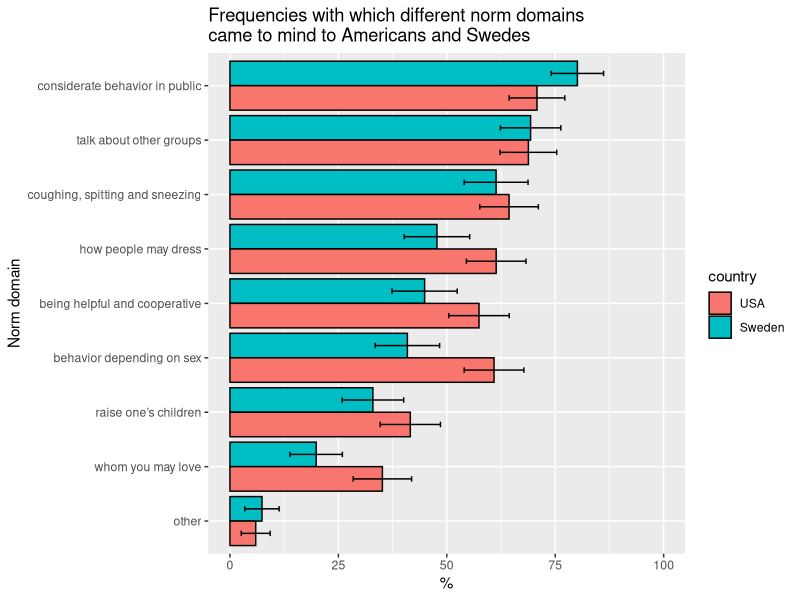
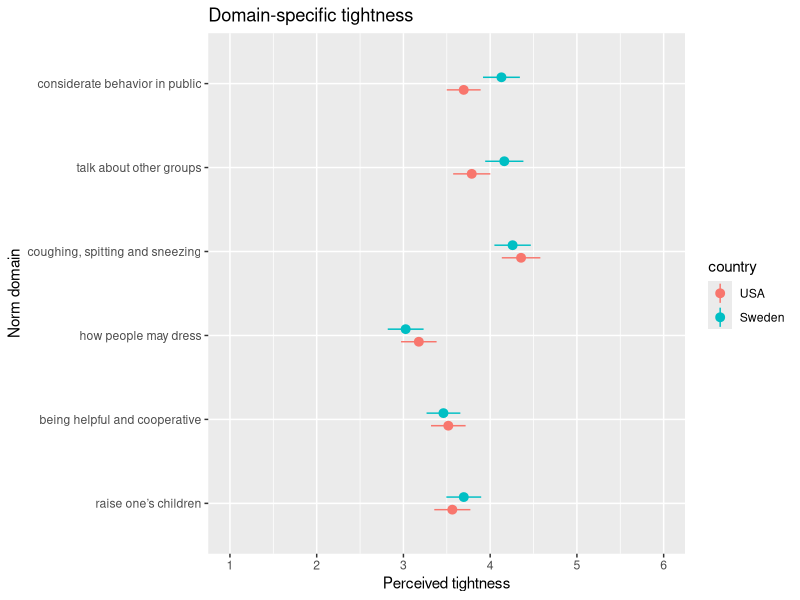
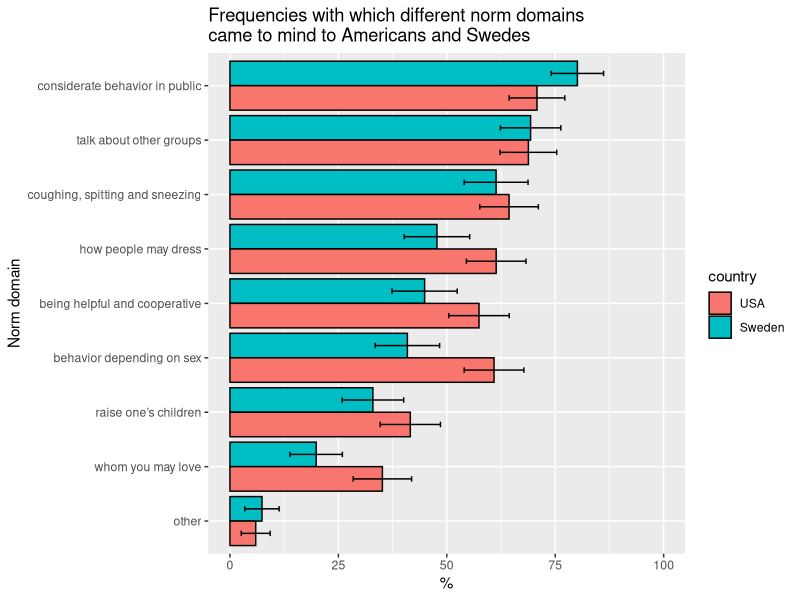
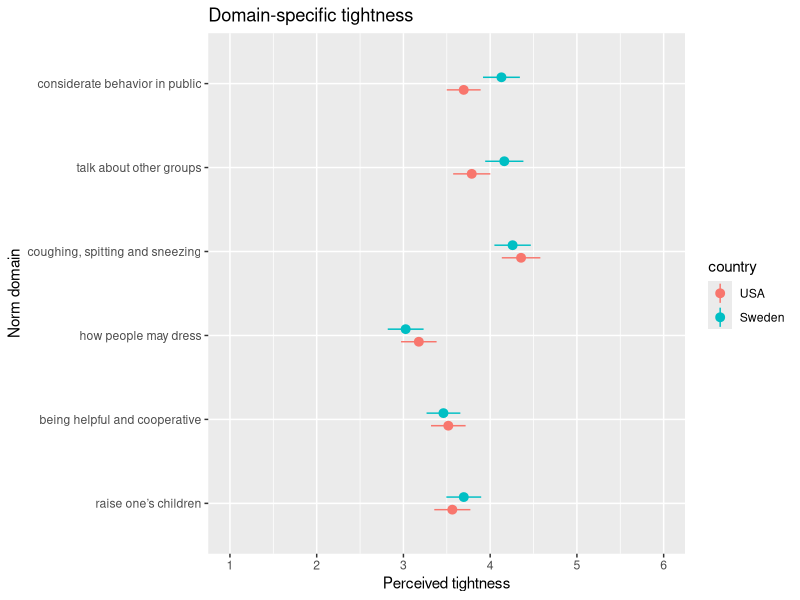

Reproduce these figures in R, in order.
## ---- chunk 1

library(tidyverse)
library(haven)

## ---- chunk 2

pilot <- read_sav("../data-raw/Tightness for different kinds of norms_US_pilot.sav")
  
us_data <- read_sav("../data-raw/Tightness for different kinds of norms_US.sav")

swe_data <- read_sav("../data-raw/Tightness for different kinds of norms_Sweden.sav")

## ---- chunk 3

# Clean pilot:
pilot <- pilot %>% 
  mutate(gender = as_factor(gender)) %>% 
  # Reverse code "freedom" item:
  mutate(freedom = as.numeric(freedom),
    freedom = case_when(
    freedom == 1 ~ 6,
    freedom == 2 ~ 5,
    freedom == 3 ~ 4,
    freedom == 4 ~ 3,
    freedom == 5 ~ 2,
    freedom == 6 ~ 1,
    TRUE ~ freedom))

# Clean US data:
us_data <- us_data %>%
  mutate(gender = as_factor(gender)) %>% 
  rename_all(~tolower(.)) %>% 
  # Remove survey previews:
  filter(status == 0) %>% 
  # Remove participants who did not provide answers to Gelfand et al.'s items:
  filter(progress != 6) %>% 
  # Reverse code "freedom" item:
  mutate(freedom = as.numeric(freedom),
    freedom = case_when(
    freedom == 1 ~ 6,
    freedom == 2 ~ 5,
    freedom == 3 ~ 4,
    freedom == 4 ~ 3,
    freedom == 5 ~ 2,
    freedom == 6 ~ 1,
    TRUE ~ freedom))

# Clean Swedish data:
swe_data <- swe_data %>%
  mutate(gender = as_factor(gender)) %>% 
  rename_all(~tolower(.)) %>% 
  # Remove survey previews:
  filter(status == 0) %>% 
  # Reverse code "freedom" item:
  mutate(freedom = as.numeric(freedom),
    freedom = case_when(
    freedom == 1 ~ 6,
    freedom == 2 ~ 5,
    freedom == 3 ~ 4,
    freedom == 4 ~ 3,
    freedom == 5 ~ 2,
    freedom == 6 ~ 1,
    TRUE ~ freedom))

## ---- chunk 4

# Pilot:

pilot <- pilot %>% 
  mutate(ind_perc_tight = rowMeans(select(., abide:compliance)))

# Country tightness:
round(mean(pilot$ind_perc_tight), 2)

# Confidence intervals:
pilot %>%
  rename_all(~tolower(.)) %>% 
  summarise(mean_tight = mean(ind_perc_tight),
            sd_tight = sd(ind_perc_tight),
            n = n_distinct(responseid),
            se_tight = sd_tight / sqrt(n),
            upper_ci = mean_tight + (2*se_tight),
            lower_ci = mean_tight - (2*se_tight)) %>% 
  mutate_all(~round(., 2))

# % of females:
pilot %>% 
  group_by(gender) %>% 
  summarise(n_resp = n_distinct(ResponseId),
            prop = n_resp / 50)

# Mean age:
mean(pilot$age)

## ---- chunk 5

# US:

us <- us_data %>% 
  mutate(ind_perc_tight = rowMeans(select(., abide:compliance)))

# Country tightness:
round(mean(us$ind_perc_tight), 2)

# Confidence intervals:
us_ci <- us %>%
  rename_all(~tolower(.)) %>% 
  summarise(mean_tight = mean(ind_perc_tight),
            sd_tight = sd(ind_perc_tight),
            n = n_distinct(responseid),
            se_tight = sd_tight / sqrt(n),
            upper_ci = mean_tight + (2*se_tight),
            lower_ci = mean_tight - (2*se_tight)) %>% 
  mutate_all(~round(., 2))

# % of females:
us %>% 
  drop_na(gender) %>% 
  group_by(gender) %>% 
  summarise(n_resp = n_distinct(responseid),
            prop = n_resp / (45+153+2))

# Mean age:
us %>% 
  drop_na(age) %>% 
  summarise(mean(age))

## ---- chunk 6

# Sweden:

swe <- swe_data %>% 
  mutate(ind_perc_tight = rowMeans(select(., abide:compliance)))

# Country tightness:
round(mean(swe$ind_perc_tight), 2)

# Confidence intervals:
swe_ci <- swe %>%
  rename_all(~tolower(.)) %>% 
  summarise(mean_tight = mean(ind_perc_tight),
            sd_tight = sd(ind_perc_tight),
            n = n_distinct(responseid),
            se_tight = sd_tight / sqrt(n),
            upper_ci = mean_tight + (2*se_tight),
            lower_ci = mean_tight - (2*se_tight)) %>% 
  mutate_all(~round(., 2))

# % of females:
swe %>% 
  drop_na(gender) %>% 
  group_by(gender) %>% 
  summarise(n_resp = n_distinct(responseid),
            prop = round(n_resp / (109+60+5), 2))

# Mean age:
swe %>% 
  drop_na(age) %>% 
  summarise(mean(age))

## ---- chunk 7

swe_ci$mean_tight - us_ci$mean_tight

# Confidence intervals of such difference:
# m1 - m2 +- z * sqrt((sd1^2)/n1 + (sd2^2)/n2)

m_swe <- swe_ci$mean_tight
m_us <- us_ci$mean_tight
sd_swe <- swe_ci$sd_tight
sd_us <- us_ci$sd_tight
n_swe <- swe_ci$n
n_us <- us_ci$n

round((m_swe - m_us) + 1.96 * sqrt((sd_swe^2)/n_swe + (sd_us^2)/n_us), 2)
round((m_swe - m_us) - 1.96 * sqrt((sd_swe^2)/n_swe + (sd_us^2)/n_us), 2)

## ---- chunk 8

pooled_data <- bind_rows(us %>% 
                           mutate(country = "USA") %>% 
                           filter(gender %in% c("Male", "Female")), 
                         swe %>% 
                           mutate(country = "Sweden") %>% 
                           filter(gender %in% c("Male", "Female"))) 

model <- lm(ind_perc_tight ~ gender + country, data = pooled_data) 

# Estimate marginal means:
emm <- emmeans::emmeans(model, ~ country) %>% 
  as.data.frame() %>% 
  mutate_at(vars(emmean:`upper.CL`), ~round(., 2))

## ---- chunk 9

# Diference between us and swe:
emm$emmean[1] - emm$emmean[2]

# Confidence intervals of such difference:
# m1 - m2 +- z * sqrt((sd1^2)/n1 + (sd2^2)/n2)

m_swe <- emm$emmean[1]
m_us <- emm$emmean[2]
sd_swe <- swe_ci$sd_tight
sd_us <- us_ci$sd_tight
n_swe <- swe_ci$n
n_us <- us_ci$n

round((m_swe - m_us) + 1.96 * sqrt((sd_swe^2)/n_swe + (sd_us^2)/n_us), 2)
round((m_swe - m_us) - 1.96 * sqrt((sd_swe^2)/n_swe + (sd_us^2)/n_us), 2)

## ---- chunk 10

level_order <- c("other", "whom you may love", "raise one’s children", "behavior depending on sex", "being helpful and cooperative", "how people may dress", "coughing, spitting and sneezing", "talk about other groups", "considerate behavior in public")

pooled_data <- bind_rows(us_data %>% 
                           mutate(country = "USA"), 
                         swe_data %>% 
                           mutate(country = "Sweden")) 

pooled_data %>%
  # Rename 
  rename(`how people may dress` = examples_4, `talk about other groups` = examples_5,
         `coughing, spitting and sneezing` = examples_6, `considerate behavior in public` = examples_7,
         `being helpful and cooperative` = examples_8, `raise one’s children` = examples_9,
         `whom you may love` = examples_10, `behavior depending on sex` = examples_11, 
         other = examples_12, comments = examples_12_text) %>% 
  select(responseid, country, `how people may dress`:other) %>%
  pivot_longer(cols = c(`how people may dress`:other),
               names_to = "norm_domain",
               values_to = "in_mind") %>% 
  mutate(in_mind = ifelse(is.na(in_mind) == TRUE, 0, in_mind)) %>%
  group_by(country, norm_domain) %>% 
  summarise(prop_in_mind = mean(in_mind)*100,
            sd_in_mind = sd(in_mind),
            n = n_distinct(responseid),
            se_in_mind = (sd_in_mind / sqrt(n))*100) %>%
  mutate(country = factor(country, level = c("USA", "Sweden")),
         norm_domain = factor(norm_domain, level = level_order)) %>% 
  ggplot(aes(x = norm_domain, y = prop_in_mind, fill = country)) +
  geom_bar(stat = "identity", color = "black", position = "dodge") +
  geom_errorbar(aes(ymin = prop_in_mind - 2*se_in_mind, ymax = prop_in_mind + 2*se_in_mind), 
                width = .2, 
                position = position_dodge(width = 0.9)) +
  scale_y_continuous(limits = c(0, 100)) +
  coord_flip() +
  labs(x = "Norm domain", y = "%") +
  ggtitle("Frequencies with which different norm domains\ncame to mind to Americans and Swedes") 

ggsave("../figures/freq-with-which-norm-domains-come-to-mind.tiff", dpi = 350)
  
## ---- chunk 11

pooled_data <- bind_rows(us_data %>% 
                           mutate(country = "USA"), 
                         swe_data %>% 
                           mutate(country = "Sweden")) 


vector_to_name <- names(pooled_data %>% select(responseid, country, gender, expectations2_1:disapproval2_6))
vector_of_names <- c("responseid", "country", "gender",
                     
                     "expectations_dress", "expectations_talk",
                     "expectations_cough", "expectations_consideration", 
                     "expectations_helpful", "expectations_children",
                     
                     "appropriateness_dress", "appropriateness_talk",
                     "appropriateness_cough", "appropriateness_consideration", 
                     "appropriateness_helpful", "appropriateness_children",
                     
                     "freedom_dress", "freedom_talk",
                     "freedom_cough", "freedom_consideration", 
                     "freedom_helpful", "freedom_children",
                     
                     "disapproval_dress", "disapproval_talk",
                     "disapproval_cough", "disapproval_consideration", 
                     "disapproval_helpful", "disapproval_children")


pooled_data_clean <- pooled_data %>%
  select(responseid, country, gender, expectations2_1:disapproval2_6) %>% 
  rename_all(~str_replace_all(., vector_to_name, vector_of_names)) %>% 
  pivot_longer(cols = c(expectations_dress:disapproval_children),
               names_to = "vars",
               values_to = "values") %>% 
  separate(vars, into = c("gelfand_item", "norm_domain"), sep = "_") %>%
  # Reverse code "freedom" item:
  mutate(values = as.numeric(values),
    values = case_when(
    gelfand_item == "freedom" & values == 1 ~ 6,
    gelfand_item == "freedom" & values == 2 ~ 5,
    gelfand_item == "freedom" & values == 3 ~ 4,
    gelfand_item == "freedom" & values == 4 ~ 3,
    gelfand_item == "freedom" & values == 5 ~ 2,
    gelfand_item == "freedom" & values == 6 ~ 1, 
    TRUE ~ values)) %>%
  drop_na(values) %>% 
  group_by(country, norm_domain) %>%
  summarise(tight  = mean(values),
            sd_tight = sd(values),
            n = n_distinct(responseid),
            se_tight = (sd_tight / sqrt(n)))


level_order <- c("raise one’s children", "being helpful and cooperative", "how people may dress", "coughing, spitting and sneezing", "talk about other groups", "considerate behavior in public")


pooled_data_clean %>% 
 mutate(country = factor(country, level = c("USA", "Sweden")),
         norm_domain = case_when(
           norm_domain == "children" ~ "raise one’s children",
           norm_domain == "helpful" ~ "being helpful and cooperative",
           norm_domain == "dress" ~ "how people may dress",
           norm_domain == "cough" ~ "coughing, spitting and sneezing",
           norm_domain == "talk" ~ "talk about other groups",
           norm_domain == "consideration" ~ "considerate behavior in public"),
        norm_domain = factor(norm_domain, level = level_order)) %>% 
  ggplot(aes(x = norm_domain, y = tight, fill = country)) +
  geom_pointrange(aes(ymin = tight - 2*se_tight, ymax = tight + 2*se_tight, color = country), 
                  position = position_dodge(width = .3))+
  scale_y_continuous(limits = c(1, 6), breaks = 1:6) +
  coord_flip() +
  labs(x = "Norm domain", y = "Perceived tightness") +
  ggtitle("Domain-specific tightness") 

ggsave("../figures/domain-specific-tightness.tiff", dpi = 350, height = 5)

## ---- chunk 12

talk_us <- pooled_data_clean %>% 
  filter(country == "USA" & norm_domain == "talk")

talk_swe <- pooled_data_clean %>% 
  filter(country == "Sweden" & norm_domain == "talk")

round(talk_swe$tight - talk_us$tight, 2)

# Confidence intervals of such difference:
# m1 - m2 +- z * sqrt((sd1^2)/n1 + (sd2^2)/n2)

m_us <- talk_us$tight
m_swe <- talk_swe$tight
sd_us <- talk_us$sd_tight
sd_swe <- talk_swe$sd_tight
n_us <- talk_us$n
n_swe <- talk_swe$n

round((m_swe - m_us) + 1.96 * sqrt((sd_swe^2)/n_swe + (sd_us^2)/n_us), 2)
round((m_swe - m_us) - 1.96 * sqrt((sd_swe^2)/n_swe + (sd_us^2)/n_us), 2)

## ---- chunk 13

behavior_us <- pooled_data_clean %>% 
  filter(country == "USA" & norm_domain == "consideration")

behavior_swe <- pooled_data_clean %>% 
  filter(country == "Sweden" & norm_domain == "consideration")

round(behavior_swe$tight - behavior_us$tight, 2)

# Confidence intervals of such difference:
# m1 - m2 +- z * sqrt((sd1^2)/n1 + (sd2^2)/n2)

m_us <- behavior_us$tight
m_swe <- behavior_swe$tight
sd_us <- behavior_us$sd_tight
sd_swe <- behavior_swe$sd_tight
n_us <- behavior_us$n
n_swe <- behavior_swe$n

round((m_swe - m_us) + 1.96 * sqrt((sd_swe^2)/n_swe + (sd_us^2)/n_us), 2)
round((m_swe - m_us) - 1.96 * sqrt((sd_swe^2)/n_swe + (sd_us^2)/n_us), 2)

## ---- chunk 14

pooled_data_clean <- pooled_data %>%
  select(responseid, country, gender, expectations2_1:disapproval2_6) %>% 
  rename_all(~str_replace_all(., vector_to_name, vector_of_names)) %>% 
  pivot_longer(cols = c(expectations_dress:disapproval_children),
               names_to = "vars",
               values_to = "values") %>% 
  separate(vars, into = c("gelfand_item", "norm_domain"), sep = "_") %>%
  # Reverse code "freedom" item:
  mutate(values = as.numeric(values),
    values = case_when(
    gelfand_item == "freedom" & values == 1 ~ 6,
    gelfand_item == "freedom" & values == 2 ~ 5,
    gelfand_item == "freedom" & values == 3 ~ 4,
    gelfand_item == "freedom" & values == 4 ~ 3,
    gelfand_item == "freedom" & values == 5 ~ 2,
    gelfand_item == "freedom" & values == 6 ~ 1, 
    TRUE ~ values)) %>%
  drop_na(values) %>% 
  # Filter relevant gender options:
  filter(gender %in% c("Male", "Female"))

## ---- chunk 15

talk_data <- pooled_data_clean %>% 
  filter(norm_domain == "talk")


talk_model <- lm(values ~ gender + country, data = talk_data) 

# Estimate marginal means:
(talk_emm <- emmeans::emmeans(talk_model, ~ country) %>% 
  as.data.frame() %>% 
  mutate_at(vars(emmean:`upper.CL`), ~round(., 2)))

## ---- chunk 16

# Diference between us and swe:
talk_emm$emmean[1] - talk_emm$emmean[2]

# Confidence intervals of such difference:
# m1 - m2 +- z * sqrt((sd1^2)/n1 + (sd2^2)/n2)

talk_data_aggr <- talk_data %>%   
  group_by(country) %>%
  summarise(tight  = mean(values),
            sd_tight = sd(values),
            n = n_distinct(responseid),
            se_tight = (sd_tight / sqrt(n)))

us_talk_data <- talk_data_aggr %>% 
  filter(country == "USA")

swe_talk_data <- talk_data_aggr %>% 
  filter(country == "Sweden")

m_swe <- talk_emm$emmean[1]
m_us <- talk_emm$emmean[2]
sd_swe <- swe_talk_data$sd_tight
sd_us <- us_talk_data$sd_tight
n_swe <- swe_talk_data$n
n_us <- us_talk_data$n

round((m_swe - m_us) + 1.96 * sqrt((sd_swe^2)/n_swe + (sd_us^2)/n_us), 2)
round((m_swe - m_us) - 1.96 * sqrt((sd_swe^2)/n_swe + (sd_us^2)/n_us), 2)

## ---- chunk 17

behavior_data <- pooled_data_clean %>% 
  filter(norm_domain == "consideration")


behavior_model <- lm(values ~ gender + country, data = behavior_data) 

# Estimate marginal means:
(behavior_emm <- emmeans::emmeans(behavior_model, ~ country) %>% 
  as.data.frame() %>% 
  mutate_at(vars(emmean:`upper.CL`), ~round(., 2)))

## ---- chunk 18

# Diference between us and swe:
behavior_emm$emmean[1] - behavior_emm$emmean[2]

# Confidence intervals of such difference:
# m1 - m2 +- z * sqrt((sd1^2)/n1 + (sd2^2)/n2)

behavior_data_aggr <- behavior_data %>%   
  group_by(country) %>%
  summarise(tight  = mean(values),
            sd_tight = sd(values),
            n = n_distinct(responseid),
            se_tight = (sd_tight / sqrt(n)))

us_behavior_data <- behavior_data_aggr %>% 
  filter(country == "USA")

swe_behavior_data <- behavior_data_aggr %>% 
  filter(country == "Sweden")

m_swe <- behavior_emm$emmean[1]
m_us <- behavior_emm$emmean[2]
sd_swe <- swe_behavior_data$sd_tight
sd_us <- us_behavior_data$sd_tight
n_swe <- swe_behavior_data$n
n_us <- us_behavior_data$n

round((m_swe - m_us) + 1.96 * sqrt((sd_swe^2)/n_swe + (sd_us^2)/n_us), 2)
round((m_swe - m_us) - 1.96 * sqrt((sd_swe^2)/n_swe + (sd_us^2)/n_us), 2)
